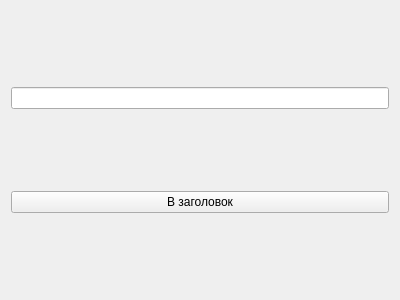
<?xml version="1.0" encoding="UTF-8"?>
<ui version="4.0">
 <class>Dialog8</class>
 <widget class="QWidget" name="Dialog8">
  <property name="geometry">
   <rect>
    <x>0</x>
    <y>0</y>
    <width>400</width>
    <height>300</height>
   </rect>
  </property>
  <property name="windowTitle">
   <string>MainWindow</string>
  </property>
  <layout class="QVBoxLayout" name="verticalLayout_2">
   <item>
    <widget class="QLineEdit" name="lineEdit"/>
   </item>
   <item>
    <widget class="QPushButton" name="pushButton">
     <property name="text">
      <string>В заголовок</string>
     </property>
    </widget>
   </item>
  </layout>
 </widget>
 <layoutdefault spacing="6" margin="11"/>
 <resources/>
 <connections/>
</ui>
